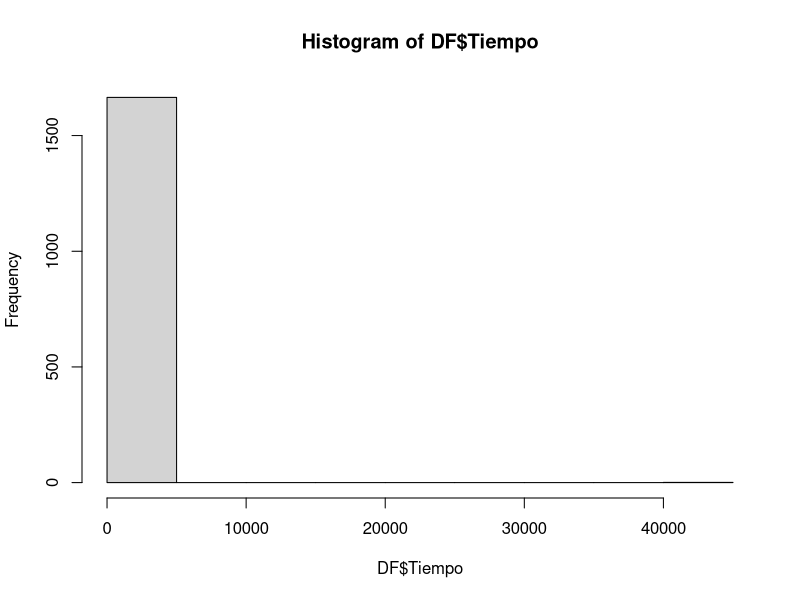
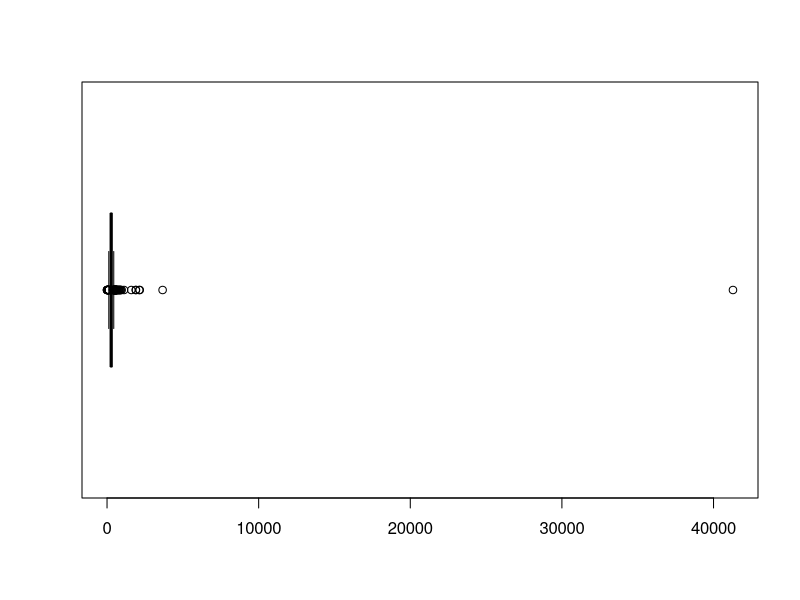

R code for these plots, in order:
## ---- chunk 1
library(readr)
library(dplyr)
## ---- chunk 2
DF <- read_csv("DD20230331.csv")
## ---- chunk 3
DF %>% rename(Polo = `Talla de polo`) -> DF
## ---- chunk 4
table(DF$Polo)
## ---- chunk 5
DF$Polo[DF$Polo == 'F'] <- NA
DF$Polo[DF$Polo == 'l'] <- NA
DF$Polo[DF$Polo == 'm'] <- NA
DF$Polo[DF$Polo == 'M ó S'] <- NA
DF$Polo[DF$Polo == 'mM'] <- NA
DF$Polo[DF$Polo == 's'] <- NA
DF$Polo[DF$Polo == 'S/M'] <- NA
DF$Polo[DF$Polo == 'xl'] <- NA
DF$Polo[DF$Polo == 'Xl'] <- NA
DF$Polo[DF$Polo == 'xs'] <- NA
## ---- chunk 6
table(DF$Polo)
## ---- chunk 7

## ---- chunk 8
quantile(DF$Polo, 0.5, type = 3, na.rm = TRUE)
## ---- chunk 9
q1 <- quantile(DF$Polo, 0.25, type = 3, na.rm= TRUE)
q3 <- quantile(DF$Polo, 0.75, type = 3, na.rm= TRUE)
## ---- chunk 10
DF %>% rename(Tiempo = `Tiempo de reacción`) -> DF
## ---- chunk 11
mode(DF$Tiempo)
## ---- chunk 12
TiempoLimpio <- as.numeric(DF$Tiempo)
## ---- chunk 13
sum(is.na(TiempoLimpio))
sum(is.na(DF$Tiempo))
## ---- chunk 14
DF$Tiempo[is.na(TiempoLimpio) & !is.na(DF$Tiempo)]
## ---- chunk 15
DF$Tiempo <- TiempoLimpio
rm(TiempoLimpio)
## ---- chunk 16
hist(DF$Tiempo)
## ---- chunk 17
BXPL <- boxplot(DF$Tiempo, horizontal = TRUE)
## ---- chunk 18
BXPL$out
## ---- chunk 19
q1 <- quantile(DF$Tiempo, 0.25, na.rm = TRUE, type = 3)
q3 <- quantile(DF$Tiempo, 0.75, na.rm = TRUE, type = 3)
ric <- q3 - q1
## ---- chunk 20
q1
q3
ric
## ---- chunk 21
q1 <- quantile(DF$Tiempo, 0.25, na.rm = TRUE, type = 3, name = FALSE)
q3 <- quantile(DF$Tiempo, 0.75, na.rm = TRUE, type = 3, name = FALSE)
ric <- q3 - q1
## ---- chunk 22
q1
q3
ric
## ---- chunk 23
q1 - 1.5*ric
## ---- chunk 24
q3 + 1.5*ric
